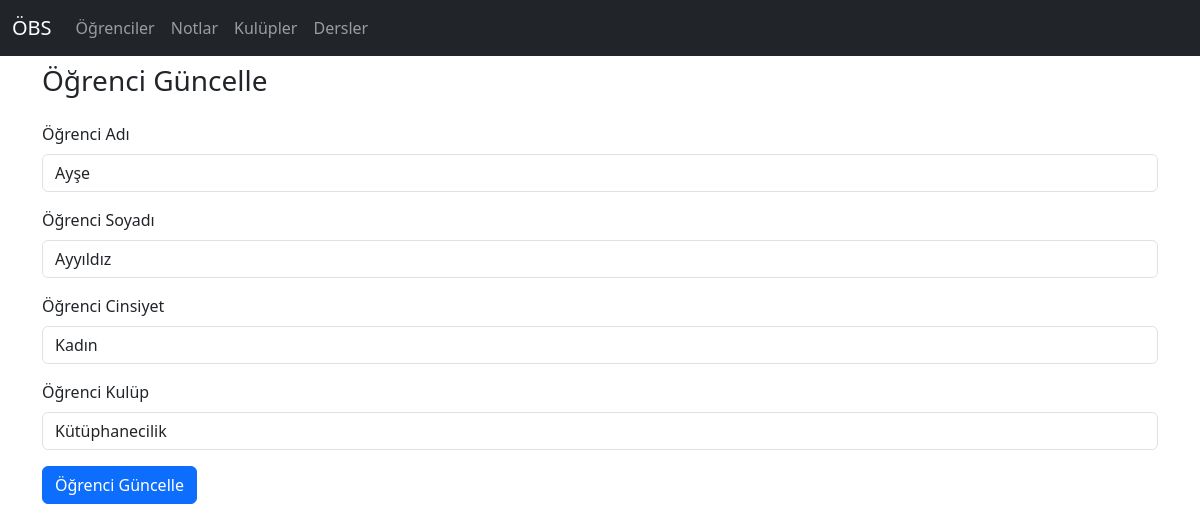
Page /ogrenciler/guncelle/9 on the committed database.
### ogrenci/models.py (models this page shows, shortened)
class Ogrenciler(models.Model):
    ogrenciAd = models.CharField(max_length=30)
    ogrenciSoyad = models.CharField(max_length=30)
    ogrenciFotograf = models.CharField(max_length=255, null=True, blank=True)
    cinsiyet = [
        ('E', 'Erkek'),
        ('K', 'Kadın'),
    ]
    ogrenciCinsiyet = models.CharField(max_length=1, choices=cinsiyet)
    ogrenciKulup = models.ForeignKey(Kulupler, on_delete=models.CASCADE, null=True, blank=True)

### ogrenci/views.py (the view)
# urls.py: path('ogrenciler/guncelle/<int:id>', views.ogrenci_guncelle, name="ogrenci_guncelle"),
def ogrenci_guncelle(request, id):
    ogrenci = get_object_or_404(models.Ogrenciler, pk=id)
    if request.method == "POST":
        ogrenciForm = forms.OgrenciForm(request.POST, instance=ogrenci)
        if ogrenciForm.is_valid():
            ogrenciForm.save()
            return redirect('ogrenciler')
    else:
        ogrenciForm = forms.OgrenciForm(instance=ogrenci)
    return render(request, "ogrenciler/ogrenci_guncelle.html", context={
        "ogrenciForm": ogrenciForm
    })

### ogrenci/forms.py
class OgrenciForm(forms.ModelForm):
    class Meta:
        model = models.Ogrenciler
        fields = [
            "ogrenciAd",
            "ogrenciSoyad",
            "ogrenciCinsiyet",
            "ogrenciKulup"
        ]
        labels = {
            "ogrenciAd": "Öğrenci Adı",
            "ogrenciSoyad": "Öğrenci Soyadı",
            "ogrenciCinsiyet": "Öğrenci Cinsiyet",
            "ogrenciKulup": "Öğrenci Kulüp",
        }
        widgets = {
            "ogrenciAd": widgets.TextInput(attrs={"class": "form-control"}),
            "ogrenciSoyad": widgets.TextInput(attrs={"class": "form-control"}),
            "ogrenciCinsiyet": widgets.Select(attrs={"class": "form-control"}),
            "ogrenciKulup": widgets.Select(attrs={"class": "form-control"}),
        }

### ogrenci/models.py (called while the page is built)
    def __str__(self):
        return self.kulupAd

### ogrenci/templates/ogrenciler/ogrenci_guncelle.html (shortened to what this page needs)
{% extends 'base.html' %}
{% load static %}
{% block content %}
<div class="container mt-2">
    <h3>Öğrenci Güncelle</h3>
    <div class="row">
        <div class="col mt-3">
            <form method="post" novalidate>
                {% for field in ogrenciForm %}
                    <div class="mb-3 {% if field.errors %} invalid {% endif %}">
                        <label class="form-label" for="{{ field.id_for_label }}">{{ field.label }}</label>
                        {{ field }}
                    </div>
                {% endfor %}
                <button type="submit" class="btn btn-primary">Öğrenci Güncelle</button>
            </form>
        </div>
    </div>
</div>
{% endblock %}

### templates/base.html (shortened to what this page needs)
<!doctype html>
<html lang="en">
<head>
    <link href="https://cdn.jsdelivr.net/npm/bootstrap@5.3.2/dist/css/bootstrap.min.css" rel="stylesheet">
</head>
<body>
{% include '_partials/navbar.html' %}
{% block content %} {% endblock %}
</body>
</html>

### templates/_partials/navbar.html (shortened to what this page needs)
<nav class="navbar navbar-expand-sm navbar-dark bg-dark">
  <div class="container-fluid">
    <a class="navbar-brand" href="#">ÖBS</a>
    <div class="collapse navbar-collapse" id="mynavbar">
      <ul class="navbar-nav me-auto">
        <li class="nav-item">
          <a class="nav-link" href="{% url 'ogrenciler' %}">Öğrenciler</a>
        </li>
        <li class="nav-item">
          <a class="nav-link" href="{% url 'notlar' %}">Notlar</a>
        </li>
        <li class="nav-item">
          <a class="nav-link" href="{% url 'kulupler' %}">Kulüpler</a>
        </li>
        <li class="nav-item">
          <a class="nav-link" href="{% url 'dersler' %}">Dersler</a>
        </li>
      </ul>
    </div>
  </div>
</nav>

### rows in the picture
Ogrenciler: ogrenciForm "Ayşe" "Ayyıldız" "Kadın" "Kütüphanecilik"

### other values in the picture
{{ field.label }} "Öğrenci Adı" "Öğrenci Soyadı" "Öğrenci Cinsiyet" "Öğrenci Kulüp"
